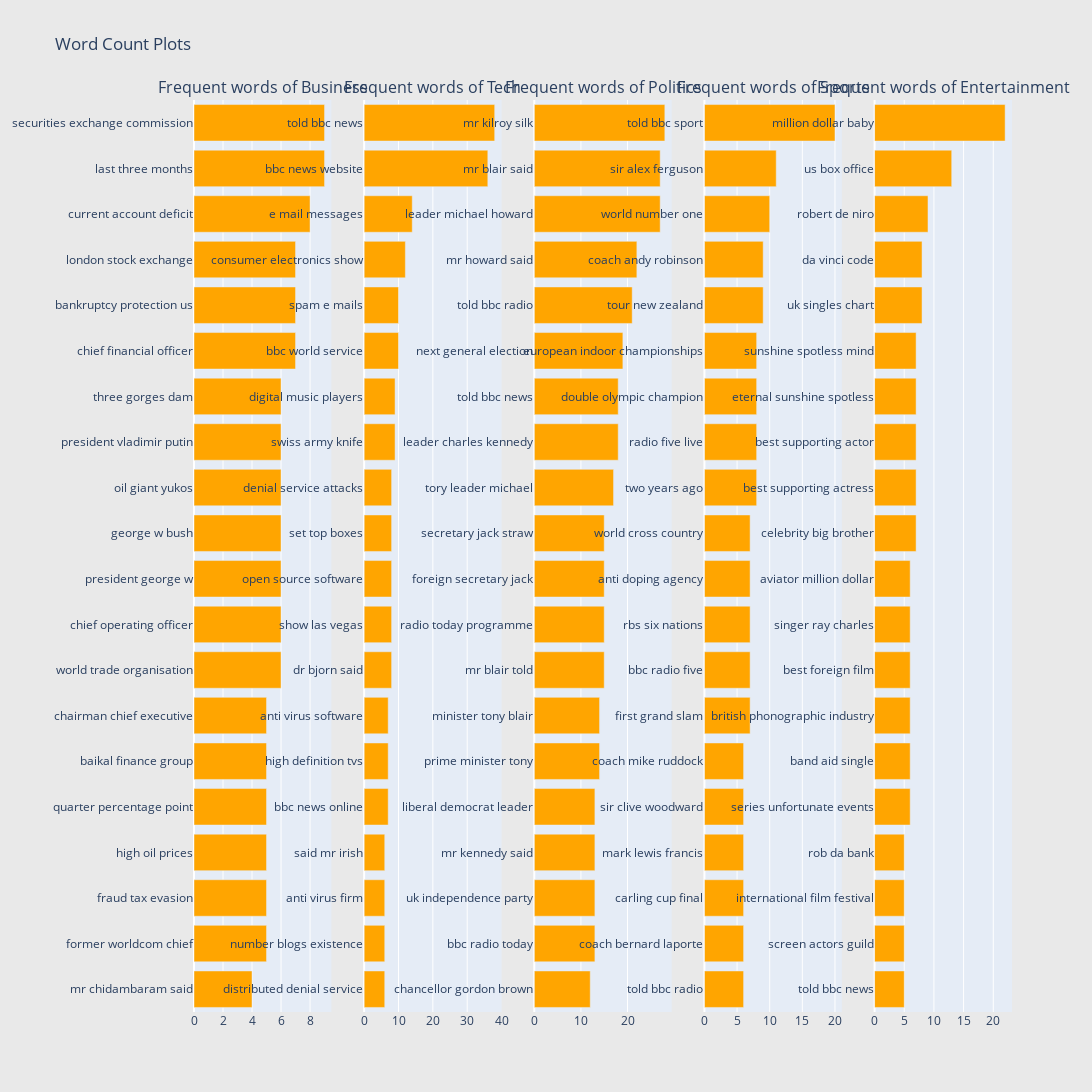

Notebook code cell kept with this figure:
### Code cell
print("Tri-gram analysis")

plot_grams(
    freq_train_df_business,
    freq_train_df_tech,
    freq_train_df_politics,
    freq_train_df_sport,
    freq_train_df_entertainment
)

### Figure 1 — Plotly figure (JSON) as saved in the notebook; plotly's stock layout.template omitted (floating-point values rounded to 4 significant figures)
{"data": [{"marker": {"color": "orange"}, "orientation": "h", "showlegend": false, "type": "bar", "x": [4, 5, 5, 5, 5, 5, 5, 6, 6, 6, 6, 6, 6, 6, 7, 7, 7, 8, 9, 9], "xaxis": "x", "y": ["mr chidambaram said", "former worldcom chief", "fraud tax evasion", "high oil prices", "quarter percentage point", "baikal finance group", "chairman chief executive", "world trade organisation", "chief operating officer", "president george w", "george w bush", "oil giant yukos", "president vladimir putin", "three gorges dam", "chief financial officer", "bankruptcy protection us", "london stock exchange", "current account deficit", "last three months", "securities exchange commission"], "yaxis": "y"}, {"marker": {"color": "orange"}, "orientation": "h", "showlegend": false, "type": "bar", "x": [6, 6, 6, 6, 7, 7, 7, 8, 8, 8, 8, 8, 9, 9, 10, 10, 12, 14, 36, 38], "xaxis": "x2", "y": ["distributed denial service", "number blogs existence", "anti virus firm", "said mr irish", "bbc news online", "high definition tvs", "anti virus software", "dr bjorn said", "show las vegas", "open source software", "set top boxes", "denial service attacks", "swiss army knife", "digital music players", "bbc world service", "spam e mails", "consumer electronics show", "e mail messages", "bbc news website", "told bbc news"], "yaxis": "y2"}, {"marker": {"color": "orange"}, "orientation": "h", "showlegend": false, "type": "bar", "x": [12, 13, 13, 13, 13, 14, 14, 15, 15, 15, 15, 17, 18, 18, 19, 21, 22, 27, 27, 28], "xaxis": "x3", "y": ["chancellor gordon brown", "bbc radio today", "uk independence party", "mr kennedy said", "liberal democrat leader", "prime minister tony", "minister tony blair", "mr blair told", "radio today programme", "foreign secretary jack", "secretary jack straw", "tory leader michael", "leader charles kennedy", "told bbc news", "next general election", "told bbc radio", "mr howard said", "leader michael howard", "mr blair said", "mr kilroy silk"], "yaxis": "y3"}, {"marker": {"color": "orange"}, "orientation": "h", "showlegend": false, "type": "bar", "x": [6, 6, 6, 6, 6, 6, 7, 7, 7, 7, 7, 8, 8, 8, 8, 9, 9, 10, 11, 20], "xaxis": "x4", "y": ["told bbc radio", "coach bernard laporte", "carling cup final", "mark lewis francis", "sir clive woodward", "coach mike ruddock", "first grand slam", "bbc radio five", "rbs six nations", "anti doping agency", "world cross country", "two years ago", "radio five live", "double olympic champion", "european indoor championships", "tour new zealand", "coach andy robinson", "world number one", "sir alex ferguson", "told bbc sport"], "yaxis": "y4"}, {"marker": {"color": "orange"}, "orientation": "h", "showlegend": false, "type": "bar", "x": [5, 5, 5, 5, 6, 6, 6, 6, 6, 6, 7, 7, 7, 7, 7, 8, 8, 9, 13, 22], "xaxis": "x5", "y": ["told bbc news", "screen actors guild", "international film festival", "rob da bank", "series unfortunate events", "band aid single", "british phonographic industry", "best foreign film", "singer ray charles", "aviator million dollar", "celebrity big brother", "best supporting actress", "best supporting actor", "eternal sunshine spotless", "sunshine spotless mind", "uk singles chart", "da vinci code", "robert de niro", "us box office", "million dollar baby"], "yaxis": "y5"}], "layout": {"annotations": [{"font": {"size": 16}, "showarrow": false, "text": "Frequent words of Business", "x": 0.084, "xanchor": "center", "xref": "paper", "y": 1, "yanchor": "bottom", "yref": "paper"}, {"font": {"size": 16}, "showarrow": false, "text": "Frequent words of Tech", "x": 0.292, "xanchor": "center", "xref": "paper", "y": 1, "yanchor": "bottom", "yref": "paper"}, {"font": {"size": 16}, "showarrow": false, "text": "Frequent words of Politics", "x": 0.5, "xanchor": "center", "xref": "paper", "y": 1, "yanchor": "bottom", "yref": "paper"}, {"font": {"size": 16}, "showarrow": false, "text": "Frequent words of Sports", "x": 0.708, "xanchor": "center", "xref": "paper", "y": 1, "yanchor": "bottom", "yref": "paper"}, {"font": {"size": 16}, "showarrow": false, "text": "Frequent words of Entertainment", "x": 0.916, "xanchor": "center", "xref": "paper", "y": 1, "yanchor": "bottom", "yref": "paper"}], "height": 1200, "paper_bgcolor": "rgb(233,233,233)", "title": {"text": "Word Count Plots"}, "width": 2000, "xaxis": {"anchor": "y", "domain": [0, 0.168]}, "xaxis2": {"anchor": "y2", "domain": [0.208, 0.376]}, "xaxis3": {"anchor": "y3", "domain": [0.416, 0.584]}, "xaxis4": {"anchor": "y4", "domain": [0.624, 0.792]}, "xaxis5": {"anchor": "y5", "domain": [0.832, 1]}, "yaxis": {"anchor": "x", "domain": [0, 1]}, "yaxis2": {"anchor": "x2", "domain": [0, 1]}, "yaxis3": {"anchor": "x3", "domain": [0, 1]}, "yaxis4": {"anchor": "x4", "domain": [0, 1]}, "yaxis5": {"anchor": "x5", "domain": [0, 1]}}}
